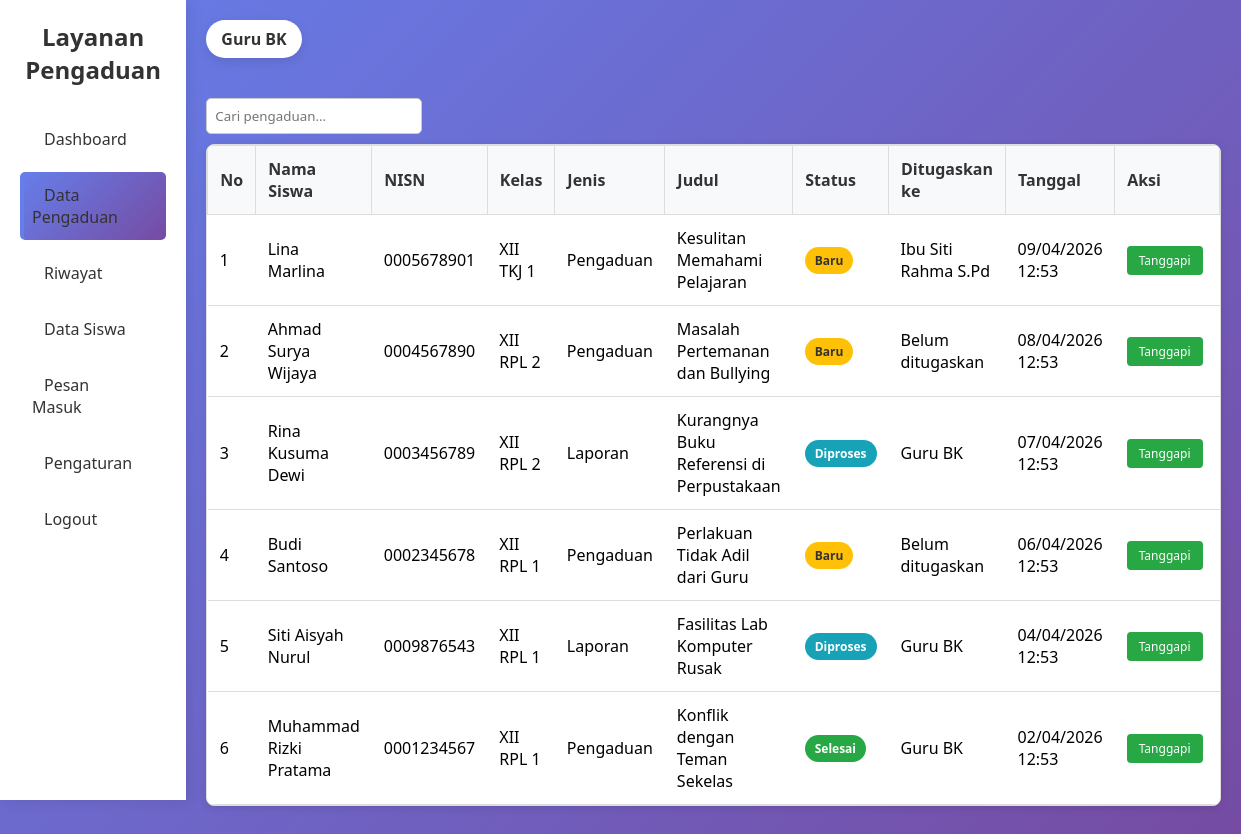
The page /guru_data_pengaduan.php (signed in) on the database its author committed.
### tables this page shows
CREATE TABLE IF NOT EXISTS `pengaduan` (
  `id_pengaduan` int(11) NOT NULL,
  `id_siswa` int(11) NOT NULL,
  `id_bk` int(11) DEFAULT NULL,
  `jenis` enum('pengaduan','laporan') NOT NULL,
  `judul` varchar(150) NOT NULL,
  `isi` text NOT NULL,
  `file_dokumen` varchar(255) DEFAULT NULL,
  `tanggal` datetime DEFAULT current_timestamp(),
  `status` enum('baru','diproses','selesai') DEFAULT 'baru',
  `tanggapan` text DEFAULT NULL,
  `tanggal_tanggapan` datetime DEFAULT NULL,
  `updated_at` datetime DEFAULT current_timestamp() ON UPDATE current_timestamp()
);

CREATE TABLE IF NOT EXISTS `siswa` (
  `id_siswa` int(11) NOT NULL,
  `nisn` varchar(20) NOT NULL,
  `nama` varchar(100) NOT NULL,
  `jenis_kelamin` enum('Laki-laki','Perempuan') NOT NULL,
  `tempat_lahir` varchar(100) DEFAULT NULL,
  `tanggal_lahir` date DEFAULT NULL,
  `alamat` text DEFAULT NULL,
  `telpon` varchar(15) DEFAULT NULL,
  `email` varchar(100) DEFAULT NULL,
  `id_kelas` int(11) DEFAULT NULL,
  `password` varchar(255) NOT NULL,
  `foto` varchar(255) DEFAULT NULL,
  `status` enum('aktif','nonaktif') DEFAULT 'aktif',
  `created_at` datetime DEFAULT current_timestamp(),
  `updated_at` datetime DEFAULT current_timestamp() ON UPDATE current_timestamp()
);

CREATE TABLE IF NOT EXISTS `kelas` (
  `id_kelas` int(11) NOT NULL,
  `nama_kelas` varchar(50) NOT NULL,
  `tingkat` varchar(50) NOT NULL,
  `jurusan` varchar(100) NOT NULL
);

CREATE TABLE IF NOT EXISTS `guru_bk` (
  `id_bk` int(11) NOT NULL,
  `nip` varchar(50) DEFAULT NULL,
  `nama` varchar(100) NOT NULL,
  `jenis_kelamin` enum('Laki-laki','Perempuan') NOT NULL,
  `telpon` varchar(15) DEFAULT NULL,
  `email` varchar(100) NOT NULL,
  `username` varchar(50) NOT NULL,
  `password` varchar(255) NOT NULL,
  `foto` varchar(255) DEFAULT NULL,
  `status` enum('aktif','nonaktif') DEFAULT 'aktif',
  `created_at` datetime DEFAULT current_timestamp(),
  `updated_at` datetime DEFAULT current_timestamp() ON UPDATE current_timestamp()
);

### guru_data_pengaduan.php (the view, shortened to what this page needs)
<?php
include 'koneksi.php';
$query = "SELECT p.*, s.nama as siswa_nama, s.nisn, k.nama_kelas, g.nama as guru_nama
          FROM pengaduan p
          JOIN siswa s ON p.id_siswa = s.id_siswa
          LEFT JOIN kelas k ON s.id_kelas = k.id_kelas
          LEFT JOIN guru_bk g ON p.id_bk = g.id_bk
          ORDER BY p.tanggal DESC";
$result = mysqli_query($conn, $query);
$pengaduan_list = [];
while ($row = mysqli_fetch_assoc($result)) {
    $pengaduan_list[] = $row;
}
?>
<!DOCTYPE html>
<html lang="id">
<head>
    <link rel="stylesheet" href="css/data_pengaduan.css">
    <link rel="stylesheet" href="https://cdnjs.cloudflare.com/ajax/libs/font-awesome/6.4.0/css/all.min.css">
</head>
<body>
<div class="container">
    <div class="sidebar">
        <h2>Layanan Pengaduan</h2>
        <ul>
            <li><a href="guru_dashboard.php">Dashboard</a></li>
            <li class="active"><a href="guru_data_pengaduan.php">Data Pengaduan</a></li>
            <li><a href="guru_riwayat_pengaduan.php">Riwayat</a></li>
            <li><a href="guru_data_siswa.php">Data Siswa</a></li>
            <li><a href="guru_pesan_masuk.php">Pesan Masuk</a></li>
            <li><a href="guru_pengaturan.php">Pengaturan</a></li>
            <li><a href="logout.php" onclick="return confirm('Yakin ingin logout?');">Logout</a></li>
        </ul>
    </div>
    <div class="main">
        <div class="user">Guru BK</div>
        <div class="table-header">
            <input type="text" placeholder="Cari pengaduan..." class="search" id="searchInput" onkeyup="filterTable()">
        </div>
        <div class="table-wrapper">
            <div class="table-scroll">
                <table id="tabelPengaduan">
                <thead>
                    <tr>
                        <th>No</th>
                        <th>Nama Siswa</th>
                        <th>NISN</th>
                        <th>Kelas</th>
                        <th>Jenis</th>
                        <th>Judul</th>
                        <th>Status</th>
                        <th>Ditugaskan ke</th>
                        <th>Tanggal</th>
                        <th>Aksi</th>
                    </tr>
                </thead>
                <tbody>
                    <?php if (count($pengaduan_list) > 0): ?>
                        <?php
                        $no = 1;
                        foreach ($pengaduan_list as $pengaduan):
                        ?>
                        <tr>
                            <td><?php echo $no++; ?></td>
                            <td><?php echo htmlspecialchars($pengaduan['siswa_nama']); ?></td>
                            <td><?php echo htmlspecialchars($pengaduan['nisn']); ?></td>
                            <td><?php echo htmlspecialchars($pengaduan['nama_kelas'] ?? '-'); ?></td>
                            <td><?php echo ucfirst(htmlspecialchars($pengaduan['jenis'])); ?></td>
                            <td><?php echo htmlspecialchars(substr($pengaduan['judul'], 0, 40)); ?></td>
                            <td>
                                <span class="status-badge status-<?php echo $pengaduan['status']; ?>">
                                    <?php echo ucfirst(htmlspecialchars($pengaduan['status'])); ?>
                                </span>
                            </td>
                            <td><?php echo htmlspecialchars($pengaduan['guru_nama'] ?? 'Belum ditugaskan'); ?></td>
                            <td><?php echo date('d/m/Y H:i', strtotime($pengaduan['tanggal'])); ?></td>
                            <td>
                                <a href="guru_tanggapi.php?id=<?php echo $pengaduan['id_pengaduan']; ?>" class="action-btn btn-tanggapi">
                                    Tanggapi
                                </a>
                            </td>
                        </tr>
                        <?php endforeach; ?>
                    <?php endif; ?>
                </tbody>
                </table>
            </div>
        </div>
    </div>
</div>
</body>
</html>

### css/data_pengaduan.css (style rules this page uses)
* { margin:0; padding:0; box-sizing:border-box; font-family: 'Segoe UI', Tahoma, Geneva, Verdana, sans-serif; }
body { background: linear-gradient(135deg, #667eea 0%, #764ba2 100%); min-height: 100vh; }
.container { display:flex; }
.sidebar { width:230px; height:100vh; background: white; color:#333; padding:20px; box-shadow: 2px 0 15px rgba(0, 0, 0, 0.1); }
.sidebar h2 { text-align:center; margin-bottom:30px; color:#333; }
.sidebar ul { list-style:none; }
.sidebar ul li { padding:12px; margin:10px 0; border-radius:5px; cursor:pointer; }
.sidebar ul li a { padding:12px; margin:10px 0; border-radius:5px; cursor:pointer; text-decoration: none; color: #333; }
.sidebar .active { background: linear-gradient(135deg, #667eea 0%, #764ba2 100%); color: rgb(0, 0, 0); border-left: 4px solid #667eea; padding-left: 8px; }
.main { flex:1; padding:20px; }
.user { display: inline-block; background: white; padding:8px 15px; border-radius:20px; color:#333; font-weight: 600; box-shadow: 0 4px 12px rgba(0, 0, 0, 0.1); margin-bottom: 20px; }
.table-header { display:flex; justify-content:space-between; margin-top:20px; margin-bottom:10px; }
.search { padding:8px; border-radius:5px; border:1px solid #ccc; }
table { width:100%; border-collapse:collapse; }
table th, table td { padding:10px; text-align:center; border-bottom:1px solid #ddd; }
table th { background: white; color:#333; font-weight: 600; border: 1px solid #ddd; }
.btn-tanggapi { background: linear-gradient(135deg, #667eea 0%, #764ba2 100%); color:white; padding:6px 12px; text-decoration:none; border-radius:6px; font-size:14px; transition: all 0.3s ease; }

### guru_data_pengaduan.php (style rules this page uses)
.status-badge { display: inline-block; padding: 5px 10px; border-radius: 20px; font-size: 12px; font-weight: bold; }
.status-baru { background: #ffc107; color: #333; }
.status-diproses { background: #17a2b8; color: white; }
.status-selesai { background: #28a745; color: white; }
.action-btn { padding: 6px 12px; margin-right: 5px; border: none; border-radius: 4px; cursor: pointer; font-size: 12px; text-decoration: none; display: inline-block; }
.btn-tanggapi { background: #28a745; color: white; }
.table-wrapper { background: white; border-radius: 8px; box-shadow: 0 2px 8px rgba(0,0,0,0.1); margin-bottom: 20px; border: 1px solid #ddd; max-height: 700px; overflow: hidden; }
.table-scroll { width: 100%; height: 100%; overflow-y: auto; overflow-x: auto; }
#tabelPengaduan { width: 100%; border-collapse: collapse; table-layout: auto; }
#tabelPengaduan th, #tabelPengaduan td { padding: 12px; text-align: left; border-bottom: 1px solid #ddd; }
#tabelPengaduan th { background: #f8f9fa; font-weight: 600; position: sticky; top: 0; z-index: 100; }

### rows shown on the page
pengaduan: id_siswa.nama "Lina Marlina", id_siswa.nisn "0005678901", kelas.nama_kelas "XII TKJ 1", jenis "Pengaduan", judul "Kesulitan Memahami Pelajaran", status "Baru", id_bk.nama "Ibu Siti Rahma S.Pd", tanggal "09/04/2026 12:53"
pengaduan: id_siswa.nama "Ahmad Surya Wijaya", id_siswa.nisn "0004567890", kelas.nama_kelas "XII RPL 2", jenis "Pengaduan", judul "Masalah Pertemanan dan Bullying", status "Baru", guru_nama "Belum ditugaskan", tanggal "08/04/2026 12:53"
pengaduan: id_siswa.nama "Rina Kusuma Dewi", id_siswa.nisn "0003456789", kelas.nama_kelas "XII RPL 2", jenis "Laporan", judul "Kurangnya Buku Referensi di Perpustakaan", status "Diproses", id_bk.nama "Guru BK", tanggal "07/04/2026 12:53"
pengaduan: id_siswa.nama "Budi Santoso", id_siswa.nisn "0002345678", kelas.nama_kelas "XII RPL 1", jenis "Pengaduan", judul "Perlakuan Tidak Adil dari Guru", status "Baru", guru_nama "Belum ditugaskan", tanggal "06/04/2026 12:53"
pengaduan: id_siswa.nama "Siti Aisyah Nurul", id_siswa.nisn "0009876543", kelas.nama_kelas "XII RPL 1", jenis "Laporan", judul "Fasilitas Lab Komputer Rusak", status "Diproses", id_bk.nama "Guru BK", tanggal "04/04/2026 12:53"
pengaduan: id_siswa.nama "Muhammad Rizki Pratama", id_siswa.nisn "0001234567", kelas.nama_kelas "XII RPL 1", jenis "Pengaduan", judul "Konflik dengan Teman Sekelas", status "Selesai", id_bk.nama "Guru BK", tanggal "02/04/2026 12:53"
